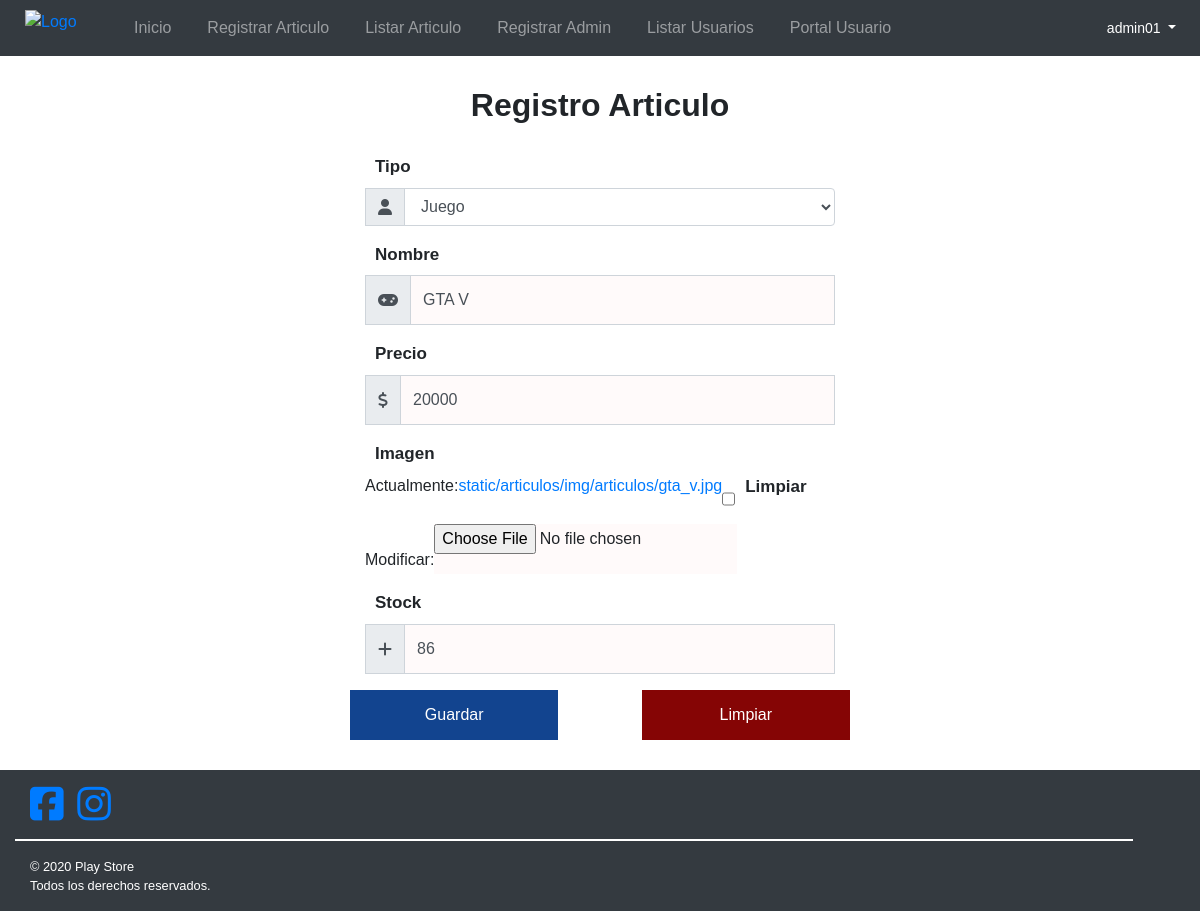
The app's page /articulos/articulo/modificar/2/ (signed in), older data.
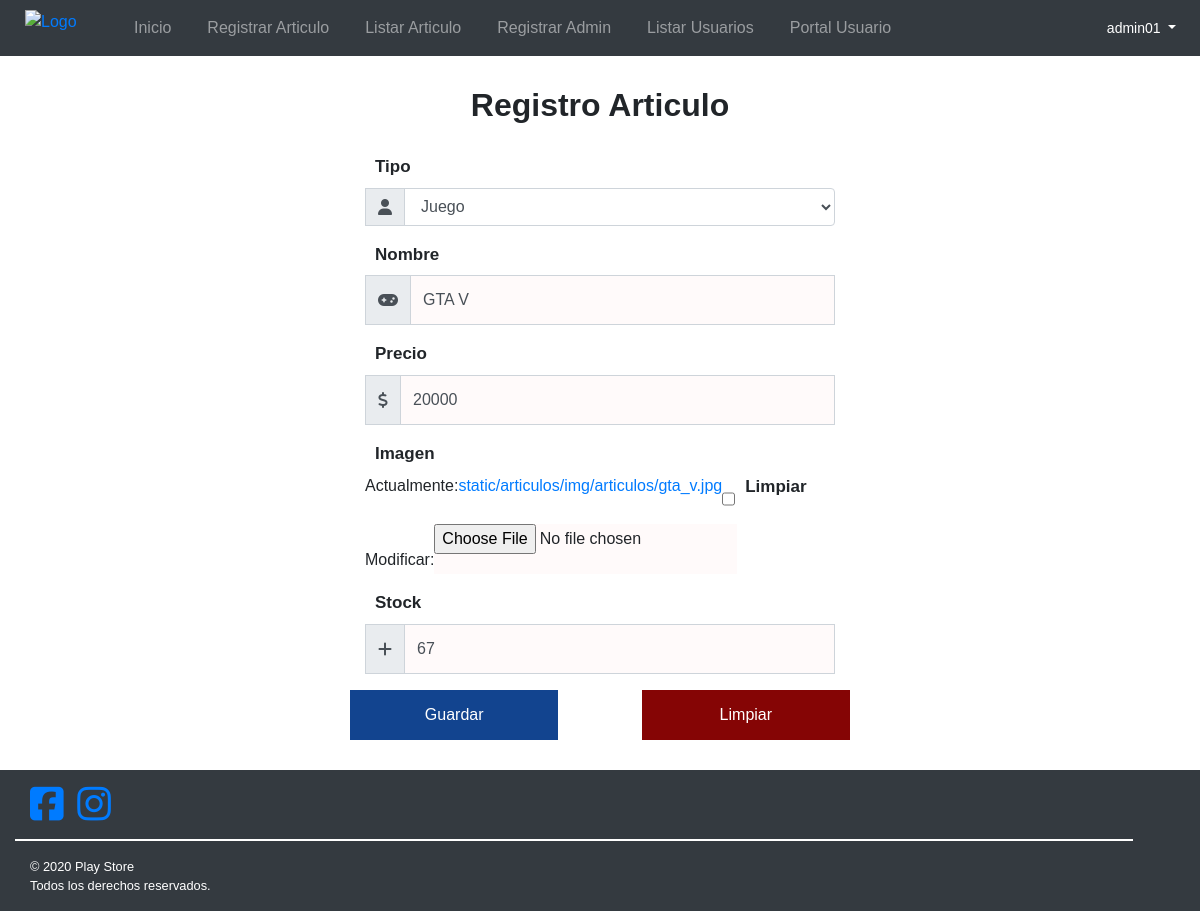
The same page, newer data.
### articulos/models.py (models this page shows, shortened)
class Articulo(models.Model):
    tipoArticulo = models.ForeignKey(Tipo_Articulo, on_delete=models.CASCADE)
    nombre = models.CharField(max_length=100)
    precio = models.IntegerField()
    img = models.ImageField(upload_to='static/articulos/img/articulos', null=True, blank=True)
    stock = models.IntegerField()
    class Meta:
        ordering=['nombre']

### articulos/views.py (the view, shortened to what this page needs)
# urls.py: path('articulo/modificar/<id>/', staff_member_required(views.modificarArticulo), name='articulo-modificar'),
def modificarArticulo(request, id):
    articulo = Articulo.objects.get(id=id)
    data ={
        'form':ArticuloForm(instance=articulo)
    }
    return render(request, 'articulos/registerArticulo.html', data)

### articulos/forms.py
class ArticuloForm(ModelForm):
    class Meta:
        model= Articulo
        fields = ['tipoArticulo','nombre','precio','img','stock']
        widgets= {
            'tipoArticulo': forms.Select(
                attrs={
                    'class':'form-control'
                }
            ),
            'nombre': forms.TextInput(
                attrs={
                    'class':'form-control'
                }
            ),
            'precio': forms.NumberInput(
                attrs={
                    'class':'form-control'
                }
            ),
            'stock': forms.NumberInput(
                attrs={
                    'class':'form-control'
                }
            )
        }

### articulos/models.py (called while the page is built)
    def __str__(self):
        return self.descripcion

    @property
    def is_staff(self):
        return self.usuarioAdmin

### articulos/templates/articulos/registerArticulo.html (shortened to what this page needs)
{% extends "articulos/base_articulos.html" %} {% load static %} {% block title %}<title>Registro Articulos</title>{% endblock %} {% block content %}
{% load crispy_forms_tags %}
<div id="contenedorFormularioArticulos" class="row justify-content-center">
    <h2 class="col-12">Registro Articulo</h2>
    <form id="formularioArticulos" action="" method="POST" class="col-xl-5 col-md-7 col-xs-12" enctype="multipart/form-data">
        <div class="form-group">
            <label for="tipoArticulo" class="d-none d-sm-block">Tipo</label>
            <div class="input-group tipoArticulo">
                <div class="input-group-prepend">
                    <div class="input-group-text"><i class="fas fa-user"></i></div>
                </div>
                {{form.tipoArticulo}}
            </div>
        </div>
        <div class="form-group">
            <label for="nombreArticulo" class="d-none d-sm-block">Nombre</label>
            <div class="input-group nombreArticulo">
                <div class="input-group-prepend">
                    <div class="input-group-text"><i class="fas fa-gamepad"></i></div>
                </div>
                {{form.nombre}}
            </div>
        </div>
        <div class="form-group">
            <label for="precioArticulo" class="d-none d-sm-block">Precio</label>
            <div class="input-group precioArticulo">
                <div class="input-group-prepend">
                    <div class="input-group-text"><i class="fas fa-dollar-sign"></i></i></div>
                </div>
                {{form.precio}}
            </div>
        </div>
        <div class="form-group">
            <label for="imagenArticulo" class="d-none d-sm-block">Imagen</label>
            <div class="input-group imagenArticulo">
                {{form.img}}
            </div>
        </div>
        <div class="form-group">
            <label for="stockArticulo" class="d-none d-sm-block">Stock</label>
            <div class="input-group stockArticulo">
                <div class="input-group-prepend">
                    <div class="input-group-text"><i class="fas fa-plus"></i></i></div>
                </div>
                {{form.stock}}
            </div>
        </div>
        <div class="row justify-content-between">
            <button class="btn btn-primary col-12 col-md-5 articulosSubmit" type="submit">Guardar</button>
            <button class="btn btn-danger col-12 col-md-5 articulosReset" type="reset">Limpiar</button>
        </div>
    </form>
</div>
{% endblock %}

Row changes from the older to the newer data that the page shows:
changed Articulo "Juego": stock "86" → "67"
